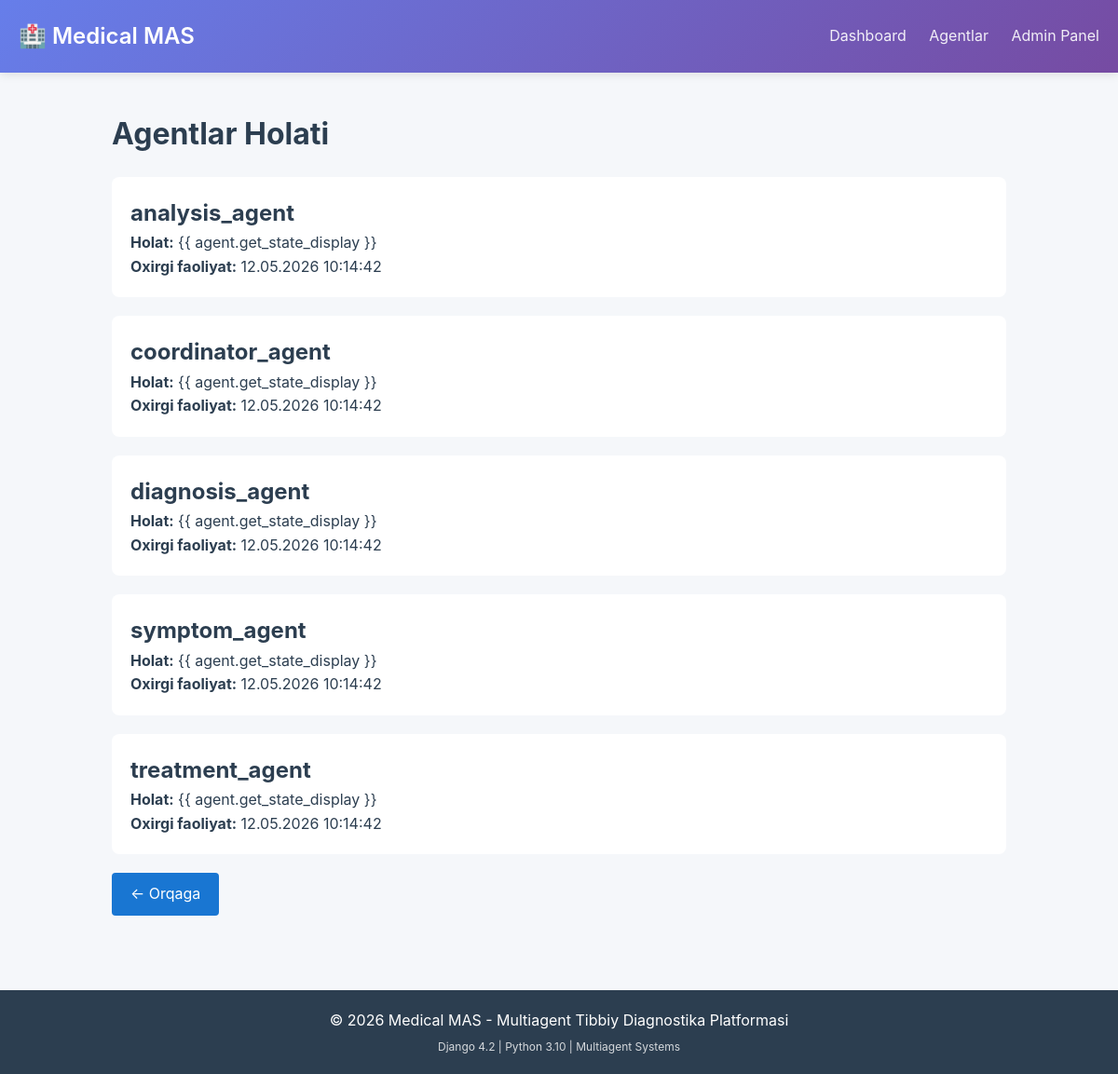
The app's page /agents/ (signed in) with its own data.
### apps/agents/models.py (models this page shows, shortened)
class AgentState(models.Model):
    STATE_CHOICES = [
        ('IDLE', 'Bo\'sh'),
        ('PROCESSING', 'Ishlamoqda'),
        ('WAITING', 'Kutmoqda'),
        ('COMPLETED', 'Yakunlandi'),
        ('FAILED', 'Xatolik'),
    ]
    agent_name = models.CharField('Agent nomi', max_length=100, unique=True)
    state = models.CharField(
        'Holat',
        max_length=20,
        choices=STATE_CHOICES,
        default='IDLE'
    )
    current_task = models.CharField('Hozirgi vazifa', max_length=200, blank=True)
    metadata = models.JSONField('Metadata', default=dict)
    last_activity = models.DateTimeField('Oxirgi faoliyat', auto_now=True)
    created_at = models.DateTimeField(auto_now_add=True)
    class Meta:
        verbose_name = 'Agent Holati'
        verbose_name_plural = 'Agent Holatlari'
        ordering = ['agent_name']

### apps/dashboard/views.py (the view)
# urls.py: path('agents/', views.agent_status, name='agent_status'),
@login_required
def agent_status(request):
    agents = AgentState.objects.all()
    context = {
        'agents': agents,
    }
    return render(request, 'dashboard/agent_status.html', context)

### templates/dashboard/agent_status.html (shortened to what this page needs)
{% extends 'base.html' %}
{% block content %}
<div class="container" style="max-width: 1000px; margin: 0 auto; padding: 20px;">
    <h1>Agentlar Holati</h1>
    {% for agent in agents %}
    <div style="background: white; border-radius: 8px; padding: 20px; margin: 20px 0;">
        <h2>{{ agent.agent_name }}</h2>
        <p><strong>Holat:</strong> <span class="agent-status {{ agent.state|lower }}">{{ agent.get_state_display
                }}</span></p>
        <p><strong>Oxirgi faoliyat:</strong> {{ agent.last_activity|date:"d.m.Y H:i:s" }}</p>
    </div>
    {% endfor %}
    <a href="{% url 'dashboard:index' %}"
        style="display: inline-block; padding: 10px 20px; background: #1976d2; color: white; text-decoration: none; border-radius: 4px;">←
        Orqaga</a>
</div>
{% endblock %}

### templates/base.html (style rules this page uses)
* { margin: 0; padding: 0; box-sizing: border-box; }
body { font-family: -apple-system, BlinkMacSystemFont, 'Segoe UI', Roboto, 'Helvetica Neue', Arial, sans-serif; background: #f5f7fa; color: #2c3e50; line-height: 1.6; }
.container { max-width: 1200px; margin: 0 auto; padding: 0 20px; }

### records on screen
AgentState: agent_name "analysis_agent", last_activity "12.05.2026 10:14:42"
AgentState: agent_name "coordinator_agent", last_activity "12.05.2026 10:14:42"
AgentState: agent_name "diagnosis_agent", last_activity "12.05.2026 10:14:42"
AgentState: agent_name "symptom_agent", last_activity "12.05.2026 10:14:42"
AgentState: agent_name "treatment_agent", last_activity "12.05.2026 10:14:42"
